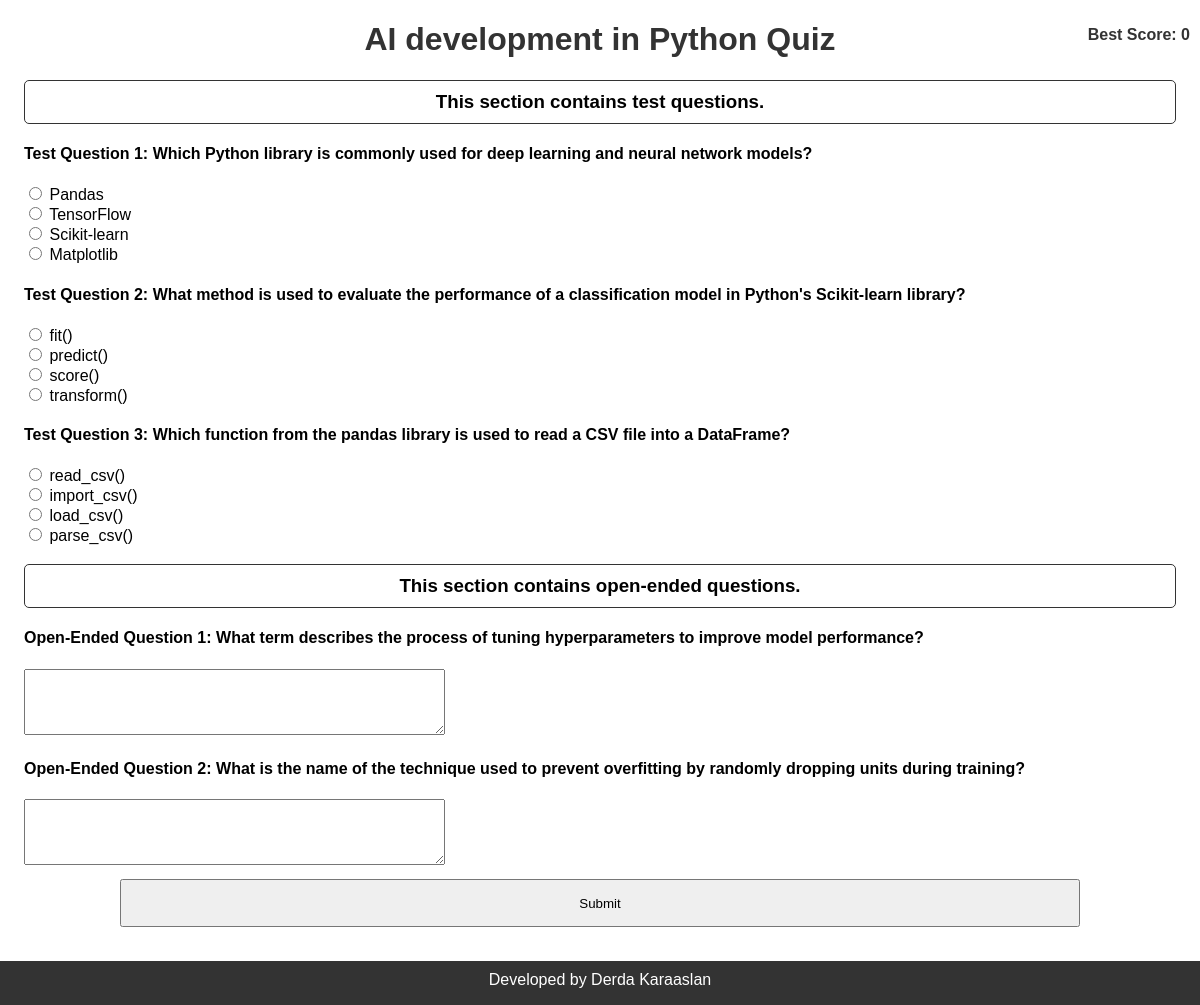
The app's page /quiz/1 with its own data.
### app/models/topic.py (models this page shows)
class Topic(db.Model):
    id = db.Column(db.Integer, primary_key=True)
    name = db.Column(db.String(100), unique=True, nullable=False)
    questions = db.relationship('Question', backref='topic', lazy=True)

### app/models/question.py (models this page shows)
class Question(db.Model):
    id = db.Column(db.Integer, primary_key=True)
    question = db.Column(db.String(200), nullable=False)
    answer = db.Column(db.String(100), nullable=False)
    topic_id = db.Column(db.Integer, db.ForeignKey('topic.id'), nullable=False)
    type = db.Column(db.String(50))
    __mapper_args__ = {
        'polymorphic_identity': 'question',
        'polymorphic_on': type
    }

class TestQuestion(Question):
    id = db.Column(db.Integer, db.ForeignKey('question.id'), primary_key=True)
    option1 = db.Column(db.String(100), nullable=False)
    option2 = db.Column(db.String(100), nullable=False)
    option3 = db.Column(db.String(100), nullable=False)
    option4 = db.Column(db.String(100), nullable=False)
    __mapper_args__ = {
        'polymorphic_identity': 'test_question',
    }

class Question(db.Model):
    id = db.Column(db.Integer, primary_key=True)
    question = db.Column(db.String(200), nullable=False)
    answer = db.Column(db.String(100), nullable=False)
    topic_id = db.Column(db.Integer, db.ForeignKey('topic.id'), nullable=False)
    type = db.Column(db.String(50))
    __mapper_args__ = {
        'polymorphic_identity': 'question',
        'polymorphic_on': type
    }

class OpenEndedQuestion(Question):
    id = db.Column(db.Integer, db.ForeignKey('question.id'), primary_key=True)
    __mapper_args__ = {
        'polymorphic_identity': 'open_ended_question',
    }

### app/routes/routes.py (the view)
@bp.route('/quiz/<int:topic_id>')
def quiz(topic_id):
    topic_name = Topic.query.get(topic_id).name
    test_questions = TestQuestion.query.filter_by(topic_id=topic_id).all()
    open_ended_questions = OpenEndedQuestion.query.filter_by(topic_id=topic_id).all()
    return render_template('quiz.html', test_questions=test_questions,topic_name=topic_name, open_ended_questions=open_ended_questions, topic_id=topic_id, best_score=get_best_score(topic_id))

### app/routes/routes.py (called while the page is built)
def get_best_score(topic_id):
    score = Score.query.filter_by(topic_id=topic_id).order_by(Score.score.desc()).first()
    return score.score if score else 0

### app/templates/quiz.html (shortened to what this page needs)
<!DOCTYPE html>
<html lang="en">
<head>
    <link rel="stylesheet" href="{{ url_for('static', filename='style.css') }}">
</head>
<body>
    <div class="container">
        <div class="content">
            <h1>{{topic_name}} Quiz</h1>
            <div id="best-score">
                <p><b>Best Score: {{ best_score }}</b> </p>
            </div>
            <form action="{{ url_for('routes.result', topic_id=topic_id) }}" method="POST">
                <div class="question">
                    <h3>This section contains test questions.</h3>
                    {% for question in test_questions %}
                    <div>
                        <h4>Test Question {{ loop.index }}: {{ question.question }}</h4>
                        <input type="radio" name="question_{{ question.id }}" value="{{ question.option1 }}"> {{
                        question.option1 }}<br>
                        <input type="radio" name="question_{{ question.id }}" value="{{ question.option2 }}"> {{
                        question.option2 }}<br>
                        <input type="radio" name="question_{{ question.id }}" value="{{ question.option3 }}"> {{
                        question.option3 }}<br>
                        <input type="radio" name="question_{{ question.id }}" value="{{ question.option4 }}"> {{
                        question.option4 }}<br>
                    </div>
                    {% endfor %}
                </div>
                <div class="question">
                    <h3>This section contains open-ended questions.</h3>
                    {% for question in open_ended_questions %}
                    <div>
                        <h4>Open-Ended Question {{ loop.index }}: {{ question.question }}</h4>
                        <textarea name="question_{{ question.id }}" rows="4" cols="50"></textarea>
                    </div>
                    {% endfor %}
                </div>
                <button type="submit">Submit</button>
            </form>
        </div>
    </div>
    <footer>Developed by Derda Karaaslan</footer>
</body>
</html>

### app/static/style.css (style rules this page uses)
body { min-height: 100vh; font-family: Arial, sans-serif; margin: 0; padding: 0; text-align: center; display: flex; flex-direction: column; }
h1 { color: #333; }
.content { flex: 1; }
footer { background-color: #333; color: white; text-align: center; height: 24px; width: 100%; bottom: 0; background-color: #333; color: white; text-align: center; padding: 10px 0; }
#best-score { position: absolute; right: 10px; top: 10px; color: #333; }
.question { margin-left: 24px; margin-right: 24px; text-align: left; }
form button { margin-top: 10px; margin-bottom: 34px; width: 80%; height: 48px; }
.question h3 { border: #333; border-style: solid; border-width: 1px; border-radius: 5px; padding: 10px; text-align: center; }

### records on screen
Topic: name "AI development in Python"
TestQuestion: question "Which Python library is commonly used for deep learning and neural network models?", option1 "Pandas", option2 "TensorFlow", option3 "Scikit-learn", option4 "Matplotlib"
TestQuestion: question "What method is used to evaluate the performance of a classification model in Python's Scikit-learn library?", option1 "fit()", option2 "predict()", option3 "score()", option4 "transform()"
TestQuestion: question "Which function from the pandas library is used to read a CSV file into a DataFrame?", option1 "read_csv()", option2 "import_csv()", option3 "load_csv()", option4 "parse_csv()"
OpenEndedQuestion: question "What term describes the process of tuning hyperparameters to improve model performance?"
OpenEndedQuestion: question "What is the name of the technique used to prevent overfitting by randomly dropping units during training?"

### other values on screen
{{ best_score }} "0"
